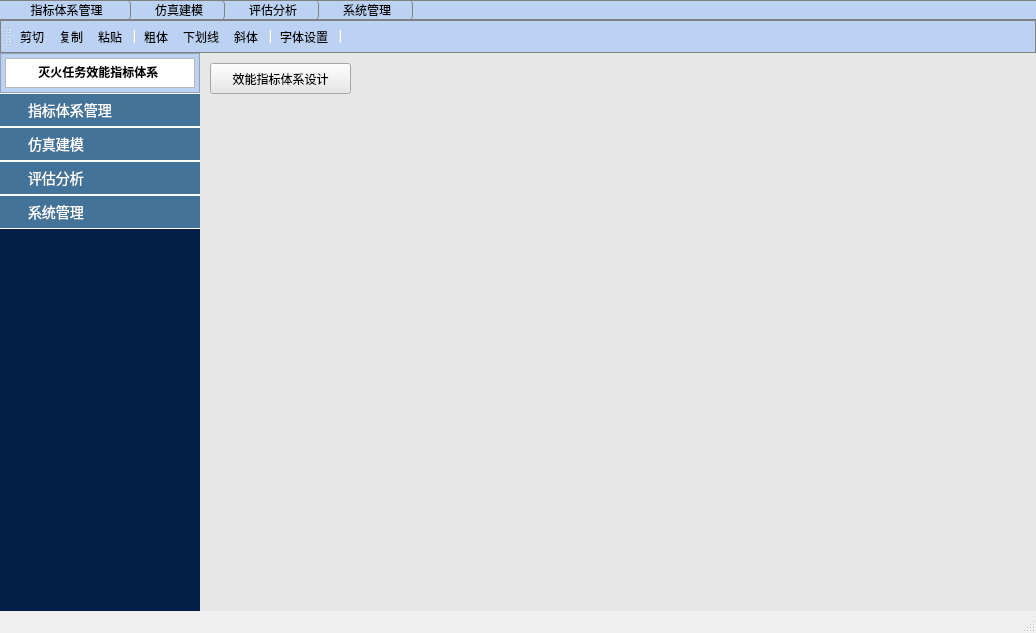
<?xml version="1.0" encoding="UTF-8"?>
<ui version="4.0">
 <class>MainWindow</class>
 <widget class="QMainWindow" name="MainWindow">
  <property name="geometry">
   <rect>
    <x>0</x>
    <y>0</y>
    <width>1036</width>
    <height>633</height>
   </rect>
  </property>
  <property name="sizePolicy">
   <sizepolicy hsizetype="Expanding" vsizetype="Expanding">
    <horstretch>0</horstretch>
    <verstretch>0</verstretch>
   </sizepolicy>
  </property>
  <property name="windowTitle">
   <string>MainWindow</string>
  </property>
  <widget class="QWidget" name="centralwidget">
   <property name="sizePolicy">
    <sizepolicy hsizetype="Maximum" vsizetype="Maximum">
     <horstretch>0</horstretch>
     <verstretch>0</verstretch>
    </sizepolicy>
   </property>
   <widget class="QWidget" name="widget" native="true">
    <property name="geometry">
     <rect>
      <x>0</x>
      <y>0</y>
      <width>1041</width>
      <height>561</height>
     </rect>
    </property>
    <property name="sizePolicy">
     <sizepolicy hsizetype="Expanding" vsizetype="Expanding">
      <horstretch>0</horstretch>
      <verstretch>0</verstretch>
     </sizepolicy>
    </property>
    <layout class="QFormLayout" name="formLayout">
     <property name="horizontalSpacing">
      <number>0</number>
     </property>
     <property name="verticalSpacing">
      <number>0</number>
     </property>
     <property name="leftMargin">
      <number>0</number>
     </property>
     <property name="topMargin">
      <number>0</number>
     </property>
     <property name="rightMargin">
      <number>0</number>
     </property>
     <property name="bottomMargin">
      <number>0</number>
     </property>
     <item row="0" column="0">
      <layout class="QVBoxLayout" name="verticalLayout">
       <property name="spacing">
        <number>0</number>
       </property>
       <item>
        <widget class="QFrame" name="frame">
         <property name="sizePolicy">
          <sizepolicy hsizetype="Maximum" vsizetype="Maximum">
           <horstretch>0</horstretch>
           <verstretch>0</verstretch>
          </sizepolicy>
         </property>
         <property name="minimumSize">
          <size>
           <width>200</width>
           <height>40</height>
          </size>
         </property>
         <property name="maximumSize">
          <size>
           <width>200</width>
           <height>40</height>
          </size>
         </property>
         <property name="styleSheet">
          <string notr="true">#frame{

background:rgb(187, 210, 243);

}</string>
         </property>
         <property name="frameShape">
          <enum>QFrame::Shape::StyledPanel</enum>
         </property>
         <property name="frameShadow">
          <enum>QFrame::Shadow::Raised</enum>
         </property>
         <layout class="QGridLayout" name="gridLayout">
          <property name="leftMargin">
           <number>4</number>
          </property>
          <property name="topMargin">
           <number>4</number>
          </property>
          <property name="rightMargin">
           <number>4</number>
          </property>
          <property name="bottomMargin">
           <number>4</number>
          </property>
          <property name="spacing">
           <number>0</number>
          </property>
          <item row="0" column="0">
           <widget class="QTextEdit" name="textEdit">
            <property name="styleSheet">
             <string notr="true">#textEdit{
	font-size: 10px; /* 设置字体大小 */
}</string>
            </property>
            <property name="readOnly">
             <bool>true</bool>
            </property>
            <property name="html">
             <string>&lt;!DOCTYPE HTML PUBLIC &quot;-//W3C//DTD HTML 4.0//EN&quot; &quot;http://www.w3.org/TR/REC-html40/strict.dtd&quot;&gt;
&lt;html&gt;&lt;head&gt;&lt;meta name=&quot;qrichtext&quot; content=&quot;1&quot; /&gt;&lt;meta charset=&quot;utf-8&quot; /&gt;&lt;style type=&quot;text/css&quot;&gt;
p, li { white-space: pre-wrap; }
hr { height: 1px; border-width: 0; }
li.unchecked::marker { content: &quot;\2610&quot;; }
li.checked::marker { content: &quot;\2612&quot;; }
&lt;/style&gt;&lt;/head&gt;&lt;body style=&quot; font-family:'Microsoft YaHei UI'; font-size:10px; font-weight:400; font-style:normal;&quot;&gt;
&lt;p align=&quot;center&quot; style=&quot; margin-top:0px; margin-bottom:0px; margin-left:0px; margin-right:0px; -qt-block-indent:0; text-indent:0px;&quot;&gt;&lt;span style=&quot; font-family:'SimSun'; font-size:9pt; font-weight:600;&quot;&gt;灭火任务效能指标体系 &lt;/span&gt;&lt;/p&gt;&lt;/body&gt;&lt;/html&gt;</string>
            </property>
           </widget>
          </item>
         </layout>
        </widget>
       </item>
       <item>
        <widget class="QTreeWidget" name="treeWidget">
         <property name="sizePolicy">
          <sizepolicy hsizetype="Expanding" vsizetype="Expanding">
           <horstretch>0</horstretch>
           <verstretch>0</verstretch>
          </sizepolicy>
         </property>
         <property name="maximumSize">
          <size>
           <width>200</width>
           <height>16777215</height>
          </size>
         </property>
         <property name="styleSheet">
          <string notr="true">QTreeView {
    background-color: rgb(4, 29, 70); /* 背景颜色 */
    color: white; /* 文字颜色 */
    border: none; /* 去除边框 */
    font-size: 14px; /* 设置字体大小 */
}

QTreeView::item {
    padding: 5px; /* 内边距，确保文字和图标不紧贴边缘 */
    border-bottom: 1px solid white; /* 每一项的底部分割线 */
	border-top: 1px solid white;
    margin-left: 0px; /* 移除左侧缩进 */
    padding-left: 0px; /* 使文字贴到最左 */
}

QTreeView::item:selected {
    background-color: rgb(5, 40, 150); /* 选中项的背景颜色 */
    color: white; /* 选中项的文字颜色 */
}

QTreeView::item:hover {
    background-color: rgb(4, 35, 120); /* 悬停时的背景颜色 */
}

QTreeView::item:has-children {
    background-color: rgb(67, 115, 152); /* 父节点的背景颜色 */
    color: white; /* 父节点的文字颜色 */
    padding: 5px;
    border-bottom: 1px solid white;
}

QTreeView::branch:has-children {
    background-color: rgb(67, 115, 152); /* 父节点的背景颜色 */
    border-bottom: 1px solid white;
    border-top: 1px solid white;
}

/* 子节点的 branch 部分，确保背景颜色与子节点右侧一致 */
QTreeView::branch:!has-children {
    background-color: rgb(4, 29, 70); /* 子节点左侧箭头区域背景 */
    border-bottom: 1px solid white;
    border-top: 1px solid white;
}</string>
         </property>
         <property name="columnCount">
          <number>1</number>
         </property>
         <attribute name="headerVisible">
          <bool>false</bool>
         </attribute>
         <column>
          <property name="text">
           <string>1</string>
          </property>
         </column>
         <item>
          <property name="text">
           <string>指标体系管理</string>
          </property>
          <item>
           <property name="text">
            <string>指标体系设计</string>
           </property>
          </item>
          <item>
           <property name="text">
            <string>权重体系设计</string>
           </property>
          </item>
          <item>
           <property name="text">
            <string>算法体系设计</string>
           </property>
          </item>
         </item>
         <item>
          <property name="text">
           <string>仿真建模</string>
          </property>
          <item>
           <property name="text">
            <string>仿真程序配置</string>
           </property>
          </item>
          <item>
           <property name="text">
            <string>输入数据配置</string>
           </property>
          </item>
          <item>
           <property name="text">
            <string>数据预处理</string>
           </property>
          </item>
          <item>
           <property name="text">
            <string>参数约束建模</string>
           </property>
          </item>
         </item>
         <item>
          <property name="text">
           <string>评估分析</string>
          </property>
          <item>
           <property name="text">
            <string>效能评估计算</string>
           </property>
          </item>
          <item>
           <property name="text">
            <string>参数敏感性分析</string>
           </property>
          </item>
          <item>
           <property name="text">
            <string>多目标优化</string>
           </property>
          </item>
          <item>
           <property name="text">
            <string>蒙特卡洛模拟</string>
           </property>
          </item>
         </item>
         <item>
          <property name="text">
           <string>系统管理</string>
          </property>
          <item>
           <property name="text">
            <string>算法库管理</string>
           </property>
          </item>
          <item>
           <property name="text">
            <string>模拟库管理</string>
           </property>
          </item>
          <item>
           <property name="text">
            <string>数据库管理</string>
           </property>
          </item>
          <item>
           <property name="text">
            <string>系统配置</string>
           </property>
          </item>
         </item>
        </widget>
       </item>
      </layout>
     </item>
     <item row="0" column="1">
      <widget class="QStackedWidget" name="stackedWidget">
       <property name="sizePolicy">
        <sizepolicy hsizetype="Expanding" vsizetype="Preferred">
         <horstretch>0</horstretch>
         <verstretch>0</verstretch>
        </sizepolicy>
       </property>
       <property name="styleSheet">
        <string notr="true">background-color: rgb(231, 231, 231);</string>
       </property>
       <widget class="QWidget" name="page_3">
        <widget class="QPushButton" name="pushButton_7">
         <property name="geometry">
          <rect>
           <x>10</x>
           <y>10</y>
           <width>141</width>
           <height>31</height>
          </rect>
         </property>
         <property name="text">
          <string>效能指标体系设计</string>
         </property>
        </widget>
       </widget>
       <widget class="QWidget" name="weight_page">
        <layout class="QVBoxLayout" name="verticalLayout_2">
         <property name="spacing">
          <number>0</number>
         </property>
         <property name="leftMargin">
          <number>0</number>
         </property>
         <property name="topMargin">
          <number>0</number>
         </property>
         <property name="rightMargin">
          <number>0</number>
         </property>
         <property name="bottomMargin">
          <number>0</number>
         </property>
         <item>
          <widget class="QWidget" name="weight_header" native="true">
           <layout class="QHBoxLayout" name="horizontalLayout_2">
            <property name="spacing">
             <number>7</number>
            </property>
            <item alignment="Qt::AlignmentFlag::AlignLeft">
             <widget class="QPushButton" name="zhuan_pushButton">
              <property name="sizePolicy">
               <sizepolicy hsizetype="Maximum" vsizetype="Fixed">
                <horstretch>0</horstretch>
                <verstretch>0</verstretch>
               </sizepolicy>
              </property>
              <property name="styleSheet">
               <string notr="true"/>
              </property>
              <property name="text">
               <string>专家分析法</string>
              </property>
              <property name="icon">
               <iconset theme="QIcon::ThemeIcon::UserAvailable"/>
              </property>
             </widget>
            </item>
            <item alignment="Qt::AlignmentFlag::AlignLeft">
             <widget class="QPushButton" name="cen_pushButton">
              <property name="text">
               <string>层次分析法</string>
              </property>
              <property name="icon">
               <iconset theme="QIcon::ThemeIcon::FormatJustifyCenter"/>
              </property>
             </widget>
            </item>
            <item>
             <spacer name="horizontalSpacer_2">
              <property name="orientation">
               <enum>Qt::Orientation::Horizontal</enum>
              </property>
              <property name="sizeHint" stdset="0">
               <size>
                <width>40</width>
                <height>20</height>
               </size>
              </property>
             </spacer>
            </item>
           </layout>
          </widget>
         </item>
         <item>
          <widget class="QStackedWidget" name="weight_stack">
           <property name="currentIndex">
            <number>1</number>
           </property>
           <widget class="QWidget" name="zhuan_page">
            <layout class="QVBoxLayout" name="verticalLayout_3">
             <property name="spacing">
              <number>0</number>
             </property>
             <property name="leftMargin">
              <number>0</number>
             </property>
             <property name="topMargin">
              <number>0</number>
             </property>
             <property name="rightMargin">
              <number>0</number>
             </property>
             <property name="bottomMargin">
              <number>0</number>
             </property>
             <item>
              <widget class="QWidget" name="zhuan_header" native="true">
               <property name="sizePolicy">
                <sizepolicy hsizetype="Expanding" vsizetype="Preferred">
                 <horstretch>0</horstretch>
                 <verstretch>0</verstretch>
                </sizepolicy>
               </property>
               <property name="styleSheet">
                <string notr="true"/>
               </property>
               <layout class="QHBoxLayout" name="horizontalLayout_3">
                <property name="leftMargin">
                 <number>0</number>
                </property>
                <property name="topMargin">
                 <number>0</number>
                </property>
                <property name="rightMargin">
                 <number>0</number>
                </property>
                <property name="bottomMargin">
                 <number>0</number>
                </property>
                <item>
                 <spacer name="horizontalSpacer_3">
                  <property name="orientation">
                   <enum>Qt::Orientation::Horizontal</enum>
                  </property>
                  <property name="sizeType">
                   <enum>QSizePolicy::Policy::Maximum</enum>
                  </property>
                  <property name="sizeHint" stdset="0">
                   <size>
                    <width>20</width>
                    <height>20</height>
                   </size>
                  </property>
                 </spacer>
                </item>
                <item>
                 <widget class="QPushButton" name="z_load_pushButton">
                  <property name="styleSheet">
                   <string notr="true">background-color: rgb(19, 200, 255);</string>
                  </property>
                  <property name="text">
                   <string>加载专家权重表</string>
                  </property>
                  <property name="icon">
                   <iconset theme="QIcon::ThemeIcon::DocumentPageSetup"/>
                  </property>
                 </widget>
                </item>
                <item>
                 <widget class="QPushButton" name="z_gui_pushButton">
                  <property name="styleSheet">
                   <string notr="true">background-color: rgb(19, 200, 255);</string>
                  </property>
                  <property name="text">
                   <string>归一化处理</string>
                  </property>
                  <property name="icon">
                   <iconset theme="QIcon::ThemeIcon::HelpAbout"/>
                  </property>
                 </widget>
                </item>
                <item>
                 <widget class="QPushButton" name="z_sheng_pushButton">
                  <property name="styleSheet">
                   <string notr="true">background-color: rgb(19, 200, 255);</string>
                  </property>
                  <property name="text">
                   <string>生成综合权重表</string>
                  </property>
                  <property name="icon">
                   <iconset theme="QIcon::ThemeIcon::AddressBookNew"/>
                  </property>
                 </widget>
                </item>
                <item>
                 <widget class="QCheckBox" name="z_checkBox">
                  <property name="font">
                   <font>
                    <bold>true</bold>
                   </font>
                  </property>
                  <property name="text">
                   <string>设为默认权重体系</string>
                  </property>
                 </widget>
                </item>
                <item>
                 <widget class="QPushButton" name="z_save_pushButton">
                  <property name="sizePolicy">
                   <sizepolicy hsizetype="Fixed" vsizetype="Fixed">
                    <horstretch>0</horstretch>
                    <verstretch>0</verstretch>
                   </sizepolicy>
                  </property>
                  <property name="minimumSize">
                   <size>
                    <width>80</width>
                    <height>0</height>
                   </size>
                  </property>
                  <property name="maximumSize">
                   <size>
                    <width>80</width>
                    <height>16777215</height>
                   </size>
                  </property>
                  <property name="styleSheet">
                   <string notr="true">background-color: rgb(19, 200, 255);</string>
                  </property>
                  <property name="text">
                   <string>保存</string>
                  </property>
                  <property name="icon">
                   <iconset theme="QIcon::ThemeIcon::DocumentSave"/>
                  </property>
                 </widget>
                </item>
                <item>
                 <spacer name="horizontalSpacer">
                  <property name="orientation">
                   <enum>Qt::Orientation::Horizontal</enum>
                  </property>
                  <property name="sizeHint" stdset="0">
                   <size>
                    <width>40</width>
                    <height>20</height>
                   </size>
                  </property>
                 </spacer>
                </item>
               </layout>
              </widget>
             </item>
             <item>
              <widget class="QWidget" name="zhuan_widget" native="true">
               <property name="sizePolicy">
                <sizepolicy hsizetype="Preferred" vsizetype="Expanding">
                 <horstretch>0</horstretch>
                 <verstretch>0</verstretch>
                </sizepolicy>
               </property>
              </widget>
             </item>
            </layout>
           </widget>
           <widget class="QWidget" name="cen_page">
            <property name="enabled">
             <bool>true</bool>
            </property>
            <layout class="QVBoxLayout" name="verticalLayout_4">
             <property name="spacing">
              <number>0</number>
             </property>
             <property name="leftMargin">
              <number>0</number>
             </property>
             <property name="topMargin">
              <number>0</number>
             </property>
             <property name="rightMargin">
              <number>0</number>
             </property>
             <property name="bottomMargin">
              <number>0</number>
             </property>
             <item alignment="Qt::AlignmentFlag::AlignTop">
              <widget class="QWidget" name="cen_header" native="true">
               <property name="sizePolicy">
                <sizepolicy hsizetype="Expanding" vsizetype="Preferred">
                 <horstretch>0</horstretch>
                 <verstretch>0</verstretch>
                </sizepolicy>
               </property>
               <property name="styleSheet">
                <string notr="true"/>
               </property>
               <layout class="QHBoxLayout" name="horizontalLayout_4">
                <property name="leftMargin">
                 <number>0</number>
                </property>
                <property name="topMargin">
                 <number>0</number>
                </property>
                <property name="rightMargin">
                 <number>0</number>
                </property>
                <property name="bottomMargin">
                 <number>0</number>
                </property>
                <item>
                 <spacer name="horizontalSpacer_4">
                  <property name="orientation">
                   <enum>Qt::Orientation::Horizontal</enum>
                  </property>
                  <property name="sizeType">
                   <enum>QSizePolicy::Policy::Maximum</enum>
                  </property>
                  <property name="sizeHint" stdset="0">
                   <size>
                    <width>20</width>
                    <height>20</height>
                   </size>
                  </property>
                 </spacer>
                </item>
                <item>
                 <widget class="QPushButton" name="c_load_pushButton">
                  <property name="styleSheet">
                   <string notr="true">background-color: rgb(19, 200, 255);</string>
                  </property>
                  <property name="text">
                   <string>加载层次权重表</string>
                  </property>
                  <property name="icon">
                   <iconset theme="QIcon::ThemeIcon::DocumentPageSetup"/>
                  </property>
                 </widget>
                </item>
                <item>
                 <widget class="QPushButton" name="c_gui_pushButton">
                  <property name="styleSheet">
                   <string notr="true">background-color: rgb(19, 200, 255);</string>
                  </property>
                  <property name="text">
                   <string>归一化处理</string>
                  </property>
                  <property name="icon">
                   <iconset theme="QIcon::ThemeIcon::HelpAbout"/>
                  </property>
                 </widget>
                </item>
                <item>
                 <widget class="QPushButton" name="c_sheng_pushButton">
                  <property name="styleSheet">
                   <string notr="true">background-color: rgb(19, 200, 255);</string>
                  </property>
                  <property name="text">
                   <string>生成综合权重表</string>
                  </property>
                  <property name="icon">
                   <iconset theme="QIcon::ThemeIcon::AddressBookNew"/>
                  </property>
                 </widget>
                </item>
                <item>
                 <widget class="QCheckBox" name="c_checkBox">
                  <property name="font">
                   <font>
                    <bold>true</bold>
                   </font>
                  </property>
                  <property name="text">
                   <string>设为默认权重体系</string>
                  </property>
                 </widget>
                </item>
                <item>
                 <widget class="QPushButton" name="c_save_pushButton">
                  <property name="sizePolicy">
                   <sizepolicy hsizetype="Fixed" vsizetype="Fixed">
                    <horstretch>0</horstretch>
                    <verstretch>0</verstretch>
                   </sizepolicy>
                  </property>
                  <property name="minimumSize">
                   <size>
                    <width>80</width>
                    <height>0</height>
                   </size>
                  </property>
                  <property name="maximumSize">
                   <size>
                    <width>80</width>
                    <height>16777215</height>
                   </size>
                  </property>
                  <property name="styleSheet">
                   <string notr="true">background-color: rgb(19, 200, 255);</string>
                  </property>
                  <property name="text">
                   <string>保存</string>
                  </property>
                  <property name="icon">
                   <iconset theme="QIcon::ThemeIcon::DocumentSave"/>
                  </property>
                 </widget>
                </item>
                <item>
                 <spacer name="horizontalSpacer_5">
                  <property name="orientation">
                   <enum>Qt::Orientation::Horizontal</enum>
                  </property>
                  <property name="sizeHint" stdset="0">
                   <size>
                    <width>40</width>
                    <height>20</height>
                   </size>
                  </property>
                 </spacer>
                </item>
               </layout>
              </widget>
             </item>
             <item>
              <widget class="QWidget" name="cen_widget" native="true">
               <property name="sizePolicy">
                <sizepolicy hsizetype="Preferred" vsizetype="Expanding">
                 <horstretch>0</horstretch>
                 <verstretch>0</verstretch>
                </sizepolicy>
               </property>
              </widget>
             </item>
            </layout>
           </widget>
          </widget>
         </item>
        </layout>
       </widget>
       <widget class="QWidget" name="page_4"/>
      </widget>
     </item>
    </layout>
   </widget>
  </widget>
  <widget class="QMenuBar" name="menubar">
   <property name="geometry">
    <rect>
     <x>0</x>
     <y>0</y>
     <width>1036</width>
     <height>21</height>
    </rect>
   </property>
   <property name="styleSheet">
    <string notr="true">#menubar{
	background-color: rgb(187, 210, 243);
    spacing: 3px; 
    border-top: 1px solid gray; 
    border-bottom: 1px solid gray; 
}

QMenuBar::item {
    padding: 1px 4px;
    background: transparent;
    border-radius: 4px;
    border-right: 1px solid gray;
}
</string>
   </property>
   <widget class="QMenu" name="menu">
    <property name="title">
     <string>       指标体系管理       </string>
    </property>
    <addaction name="actPaste"/>
    <addaction name="actCopy"/>
    <addaction name="actCut"/>
   </widget>
   <widget class="QMenu" name="menu_2">
    <property name="title">
     <string>     仿真建模     </string>
    </property>
    <addaction name="actFontItalic"/>
    <addaction name="actFontBold"/>
    <addaction name="actFontUnder"/>
   </widget>
   <widget class="QMenu" name="menu_3">
    <property name="title">
     <string>     评估分析     </string>
    </property>
    <addaction name="separator"/>
    <addaction name="actFont"/>
   </widget>
   <widget class="QMenu" name="menu_4">
    <property name="title">
     <string>     系统管理     </string>
    </property>
    <addaction name="separator"/>
    <addaction name="separator"/>
    <addaction name="separator"/>
   </widget>
   <addaction name="menu"/>
   <addaction name="menu_2"/>
   <addaction name="menu_3"/>
   <addaction name="menu_4"/>
  </widget>
  <widget class="QStatusBar" name="statusbar"/>
  <widget class="QToolBar" name="toolBar">
   <property name="sizePolicy">
    <sizepolicy hsizetype="Preferred" vsizetype="Fixed">
     <horstretch>0</horstretch>
     <verstretch>0</verstretch>
    </sizepolicy>
   </property>
   <property name="windowTitle">
    <string>toolBar</string>
   </property>
   <property name="styleSheet">
    <string notr="true">#toolBar{

background-color: rgb(187, 210, 243);
border: 1px solid gray;

}</string>
   </property>
   <property name="iconSize">
    <size>
     <width>15</width>
     <height>16</height>
    </size>
   </property>
   <property name="toolButtonStyle">
    <enum>Qt::ToolButtonStyle::ToolButtonIconOnly</enum>
   </property>
   <attribute name="toolBarArea">
    <enum>TopToolBarArea</enum>
   </attribute>
   <attribute name="toolBarBreak">
    <bool>false</bool>
   </attribute>
   <addaction name="actCut"/>
   <addaction name="actCopy"/>
   <addaction name="actPaste"/>
   <addaction name="separator"/>
   <addaction name="actFontBold"/>
   <addaction name="actFontUnder"/>
   <addaction name="actFontItalic"/>
   <addaction name="separator"/>
   <addaction name="actFont"/>
   <addaction name="separator"/>
  </widget>
  <action name="actCut">
   <property name="icon">
    <iconset theme="QIcon::ThemeIcon::EditCut"/>
   </property>
   <property name="text">
    <string>剪切</string>
   </property>
   <property name="toolTip">
    <string>剪切</string>
   </property>
   <property name="shortcut">
    <string>Ctrl+X</string>
   </property>
   <property name="menuRole">
    <enum>QAction::MenuRole::NoRole</enum>
   </property>
  </action>
  <action name="actCopy">
   <property name="icon">
    <iconset theme="QIcon::ThemeIcon::EditCopy"/>
   </property>
   <property name="text">
    <string>复制</string>
   </property>
   <property name="toolTip">
    <string>复制</string>
   </property>
   <property name="shortcut">
    <string>Ctrl+C</string>
   </property>
   <property name="menuRole">
    <enum>QAction::MenuRole::NoRole</enum>
   </property>
  </action>
  <action name="actPaste">
   <property name="icon">
    <iconset theme="QIcon::ThemeIcon::EditPaste"/>
   </property>
   <property name="text">
    <string>粘贴</string>
   </property>
   <property name="toolTip">
    <string>粘贴</string>
   </property>
   <property name="shortcut">
    <string>Ctrl+V</string>
   </property>
   <property name="menuRole">
    <enum>QAction::MenuRole::NoRole</enum>
   </property>
  </action>
  <action name="actFontBold">
   <property name="checkable">
    <bool>true</bool>
   </property>
   <property name="icon">
    <iconset theme="QIcon::ThemeIcon::FormatTextBold"/>
   </property>
   <property name="text">
    <string>粗体</string>
   </property>
   <property name="toolTip">
    <string>粗体</string>
   </property>
   <property name="menuRole">
    <enum>QAction::MenuRole::NoRole</enum>
   </property>
  </action>
  <action name="actFontItalic">
   <property name="checkable">
    <bool>true</bool>
   </property>
   <property name="icon">
    <iconset theme="QIcon::ThemeIcon::FormatTextItalic"/>
   </property>
   <property name="text">
    <string>斜体</string>
   </property>
   <property name="toolTip">
    <string>粗体</string>
   </property>
   <property name="menuRole">
    <enum>QAction::MenuRole::NoRole</enum>
   </property>
  </action>
  <action name="actFontUnder">
   <property name="checkable">
    <bool>true</bool>
   </property>
   <property name="icon">
    <iconset theme="QIcon::ThemeIcon::FormatTextUnderline"/>
   </property>
   <property name="text">
    <string>下划线</string>
   </property>
   <property name="toolTip">
    <string>下划线</string>
   </property>
   <property name="menuRole">
    <enum>QAction::MenuRole::NoRole</enum>
   </property>
  </action>
  <action name="actFont">
   <property name="icon">
    <iconset theme="QIcon::ThemeIcon::MailMessageNew"/>
   </property>
   <property name="text">
    <string>字体设置</string>
   </property>
   <property name="toolTip">
    <string>字体设置</string>
   </property>
   <property name="menuRole">
    <enum>QAction::MenuRole::NoRole</enum>
   </property>
  </action>
 </widget>
 <resources/>
 <connections/>
</ui>
